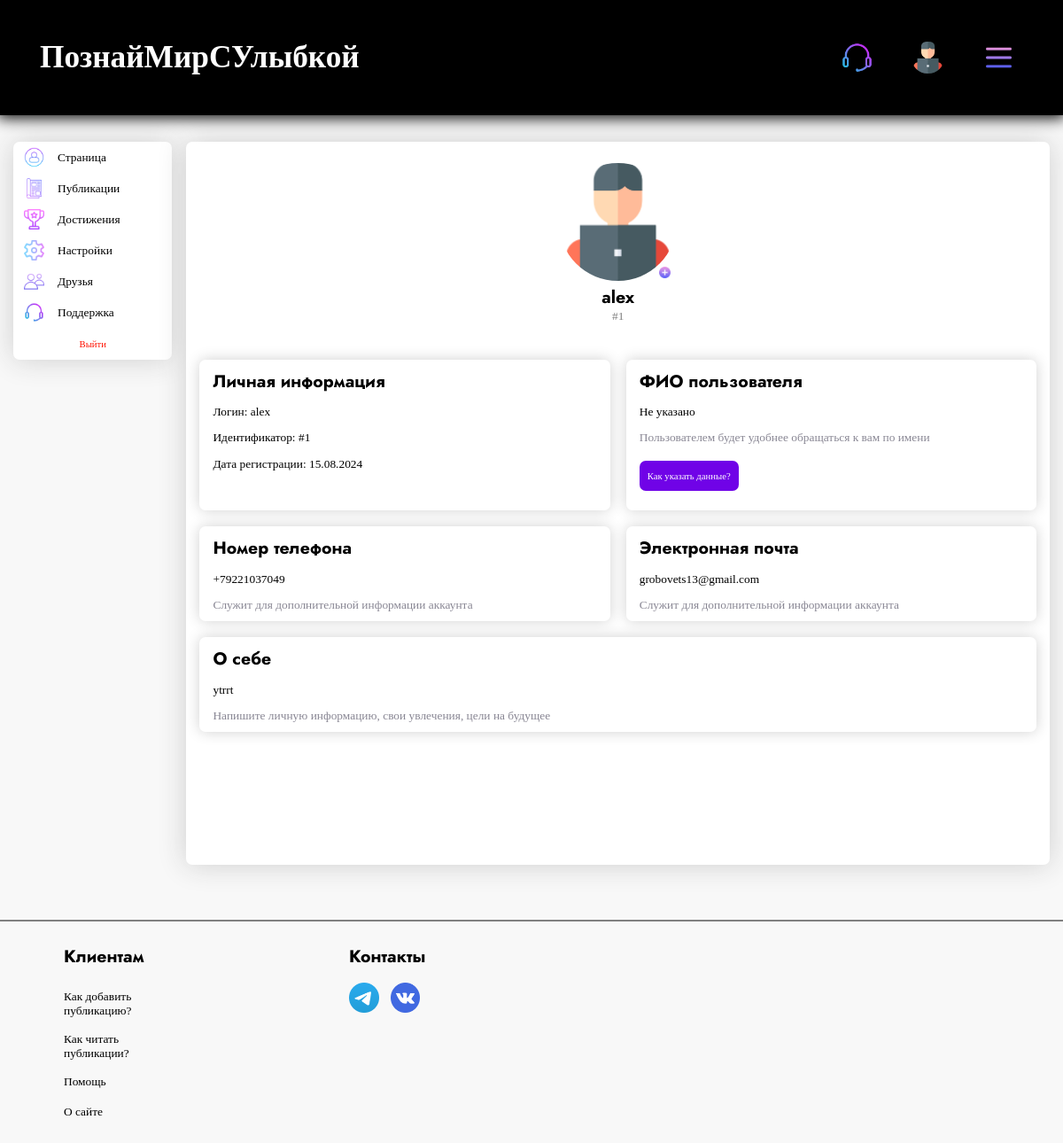
Screenshot of /profile/alex/page (signed in) with the database file from the repository.
### tables this page shows
CREATE TABLE menu_logged (
            text VARCHAR(80) NOT NULL,
            url VARCHAR(80) NOT NULL,
            img_url VARCHAR(80) NOT NULL,
            class VARCHAR(80) NOT NULL
            );

CREATE TABLE menu_profile (
                text VARCHAR(80) NOT NULL,
                url VARCHAR(80) NOT NULL,
                img_url VARCHAR(80) NOT NULL,
                class VARCHAR(80) NOT NULL
                );

CREATE TABLE users (
                        id INTEGER PRIMARY KEY,
                        name VARCHAR(20) NOT NULL,
                        password VARCHAR(30) NOT NULL,
                        avatar VARCHAR(80) NOT NULL,
                        add_info VARCHAR(120) NOT NULL,
                        type_info VARCHAR(30) NOT NULL,
                        email VARCHAR(100),
                        number VARCHAR(13),
                        date DATETIME NOT NULL,
                        first_name VARCHAR(50),
                        surname VARCHAR(60),
                        last_name VARCHAR(60),
                        about_me TEXT,
                        coins TINYINT DEFAULT 0
                        );

### app.py (the view)
@app.route('/profile/<name>/page', methods=['GET', 'POST'])
@login_required
def profile_page(name):
    db.profile_menu()
    title = 'Профиль - ' + name
    return render_template('profile.html',
                           links_header=db.get_info_menu_right(current_user),
                           title=title,
                           menu=db.profile_menu(),
                           links_header_text=db.get_info_menu_left(),
                           form_exit=ExitForm(),
                           redirect=redirect,
                           url_for=url_for,
                           range=range,
                           form_avatar=AvatarForm(),
                           info=db.get_info_profile_page(current_user)[0],
                           none=None,
                           strptime=dt.datetime.strptime)

### forms.py
class ExitForm(FlaskForm):
    submit1 = SubmitField('Выйти')

class AvatarForm(FlaskForm):
    links = [f'{IMG}avatar{i}.png' for i in range(1, 5)]
    radio = RadioField('radio', choices=[(i, i) for i in links])
    file = FileField('Выбери файл')
    submit = SubmitField('Подтвердить')

### app.py (called while the page is built)
@login_manager.user_loader
def load_user(user_id):
    return UserLogin().add_info_user(user_id, db)

### database.py (called while the page is built)
    def get_info_menu_right(self, current_user):
        if current_user.is_authenticated:
            self.cursor.execute('SELECT * FROM menu_logged')
            res = self.cursor.fetchall()
            return res
        self.cursor.execute('SELECT * FROM menu')
        res = self.cursor.fetchall()
        return res

    def get_info_menu_left(self):
        self.cursor.execute('SELECT * FROM menu_text')
        res = self.cursor.fetchall()
        return res

    def profile_menu(self):
        self.cursor.execute('SELECT * FROM menu_profile')
        return self.cursor.fetchall()

    def get_info_profile_page(self, current_user):
        self.cursor.execute(f'''SELECT *
                                FROM users
                                WHERE name = "{current_user.get_name()}"''')
        info = self.cursor.fetchall()[0]
        return info, info['id']

    def get_info_user(self, user_id):
        self.cursor.execute(f"""SELECT *
                                FROM users
                                WHERE id = {user_id}""")
        return self.cursor.fetchone()

### user_login.py (called while the page is built)
    def add_info_user(self, user_id, db):
        self.__user = db.get_info_user(user_id)
        return self

    def get_name(self):
        return str(self.__user['name'])

    def get_avatar(self):
        return str(self.__user['avatar'])

### templates/profile.html (shortened to what this page needs)
{% extends 'index.html' %}
{% block content %}
  <div class = 'profile_main_div'>
    <div class = 'menu_profile_div'>
      <form class = 'menu_profile_form' method = 'post' action = '/logout'>
        {% for link in menu %}
          {% if link['class'] != 'exit_link' %}
          <a href = '{{link["url"]}}' class = '{{link["class"]}} link_profile border_bottom'>
            <img src = '{{link["img_url"]}}' class = 'img_profile_link'>
            <p class = 'text_link_profile'> {{link['text']}} </p>
          </a>
          {% else %}
            <div class = 'exit_link_btn'>
              {{form_exit.submit1(class =  'exit_link link_profile')}}
            </div>
          {% endif %}
        {% endfor %}
      </form>
      <div class = 'empty_div'>
      </div>
    </div>
    <div class = 'window_profile_div'>
        {% block window %}
        <div class = 'info_profile_div'>
          <a class = 'avatar_div' href = 'change_avatar'>
            <img src = '{{current_user.get_avatar()}}' class = 'avatar_profile_page'>
            <img src = '{{url_for("static", filename="images/plus.png")}}' class = 'plus_profile_page'>
          </a>
          <h3> {{current_user.get_name()}} </h3>
          <p class = 'text_id_profile'> #{{info['id']}}
        </div>
        <div class = 'content_window_profile_div'>
          <div class = 'login_profile_div'>
            <div>
              <h3> Личная информация </h3>
              <p class = 'text_in_div_profile info_text_profile'>
                Логин: {{info['name']}}
              </p>
              <p class = 'text_in_div_profile info_text_profile'>
                Идентификатор: #{{info['id']}}
              </p>
              <p class = 'text_in_div_profile info_text_profile'>
                Дата регистрации: {{strptime(info['date'], '%Y-%m-%d %H:%M:%S.%f').strftime('%d.%m.%Y')}}
              </p>
            </div>
          </div>
          <div class = 'fio_profile_div'>
            <div>
              <h3> ФИО пользователя </h3>
              {% if not info['first_name'] is none %}
              <p class = 'text_in_div_profile info_text_profile'>
                {{info['first_name']}} {{info['surname']}} {{info['last_name']}}
              </p>
              <p class = 'text_in_div_profile desc_text_profile'> Пользователем будет удобнее обращаться к вам по имени </p>
              {% else %}
              <p class = 'text_in_div_profile info_text_profile'> Не указано </p>
              <p class = 'text_in_div_profile desc_text_profile'> Пользователем будет удобнее обращаться к вам по имени </p>
            </div>
            <div>
              <button onclick = 'open_help_form()' class = 'btn_in_div_profile'>
                <span> Как указать данные? </span>
              </button>
            {% endif %}
            </div>
          </div>
          <div class = 'number_profile_div'>
            <div>
            <h3> Номер телефона </h3>
              {% if not info['number'] is none %}
              <p class = 'text_in_div_profile info_text_profile'>
                {{info['number']}}
              </p>
              <p class = 'text_in_div_profile desc_text_profile'> Служит для дополнительной информации аккаунта </p>
            {% endif %}
            </div>
          </div>
          <div class = 'email_profile_div'>
            <div>
              <h3> Электронная почта </h3>
              {% if not info['email'] is none %}
              <p class = 'text_in_div_profile info_text_profile'>
                {{info['email']}}
              </p>
              <p class = 'text_in_div_profile desc_text_profile'> Служит для дополнительной информации аккаунта </p>
            {% endif %}
            </div>
          </div>
          <div class = 'about_me_profile_div'>
            <div>
              <h3> О себе </h3>
              {% if not info['about_me'] is none %}
              <p class = 'text_in_div_profile info_text_profile'>
                {{info['about_me']}}
              </p>
              <p class = 'text_in_div_profile desc_text_profile'> Напишите личную информацию, свои увлечения, цели на будущее </p>
              {% endif %}
            </div>
          </div>
        </div>
      {% endblock %}
    </div>
  </div>
{% endblock %}

### templates/index.html (shortened to what this page needs)
<!DOCTYPE html>
<html lang="en">
<head>
    <link rel = 'stylesheet' href = '{{url_for("static", filename="css/style.css")}}'>
</head>
{% block body %}
<body style = 'background: #f8f8f8'>
  <div class = 'dark_screen'>
{% endblock %}
    <div class = 'header'>
        {% if current_user.is_authenticated %}
        <a href = '/profile/{{current_user.get_name()}}'>
        {% else %}
        <a href = '/'>
        {% endif %}
          <h1> ПознайМирСУлыбкой </h1>
        </a>
        {% block links_header %}
            {% for link in links_header %}
            <a class = 'block_link_header {{link["class"]}}' href = '{{link["url"]}}'>
                <img src = '{{link["img_url"]}}' class = 'img_link_header'>
            </a>
            {% endfor %}
        {% endblock %}
        <div class = 'menu_links_header_div'>
          <button class = 'menu_links_header_btn' onclick = 'open_menu_links_header()'>
            <img src = '{{url_for("static", filename="images/menu_iconic.png")}}' class = 'menu_links_header_img'>
          </button>
        </div>
    </div>
    {% block content %}{% endblock %}
    {% block footer %}
    <footer>
      <div class = 'content_footer'>
        <div class = 'clients_div'>
          <h3 style = 'margin-left: 8px'> Клиентам </h3>
          <div class = 'links_clients_div'>
            <div class = 'footer_link_div'>
              <button class = 'footer_help_btn'>
                <p style = 'word-break: break-word; text-align: left'> Как добавить публикацию? </p>
              </button>
            </div>
            <div class = 'footer_link_div'>
              <button class = 'footer_help_btn'>
                <p style = 'word-break: break-word; text-align: left'> Как читать публикации? </p>
              </button>
            </div>
            <div class = 'footer_link_div'>
              <a href = '/support' class = 'footer_link'>
                <p style = 'word-break: break-word; text-align: left'> Помощь </p>
              </a>
            </div>
            <div class = 'footer_link_div'>
              <button class = 'footer_help_btn'>
                <p style = 'word-break: break-word; text-align: left'> О сайте </p>
              </button>
            </div>
          </div>
        </div>
        <div class = 'connect_div'>
          <h3> Контакты </h3>
          <div class = 'iconic_div_footer'>
            <a href = 'https://t.me/rayson0_0' class = 'iconic_footer_a'>
              <img src = '{{url_for("static", filename="images/iconic/telegram.png")}}' class = 'iconic_img_footer'>
            </a>
            <a href = 'https://vk.com/id818581144' class = 'iconic_footer_a' style = 'margin-left: 1em'>
              <img src = '{{url_for("static", filename="images/iconic/vk.png")}}' class = 'iconic_img_footer'>
            </a>
          </div>
        </div>
      </div>
    </footer>
    {% endblock %}
  </div>
</body>
</html>

### rows the page displays
menu_logged: img_url (picture)
menu_logged: img_url (picture)
menu_profile: img_url (placeholder picture), text "Страница"
menu_profile: img_url (picture), text "Публикации"
menu_profile: img_url (picture), text "Достижения"
menu_profile: img_url (picture), text "Настройки"
menu_profile: img_url (picture), text "Друзья"
menu_profile: img_url (picture), text "Поддержка"
users: get_avatar (picture), get_name "alex", id "1", name "alex", date "15.08.2024", number "+79221037049", email "grobovets13@gmail.com", about_me "ytrrt"
